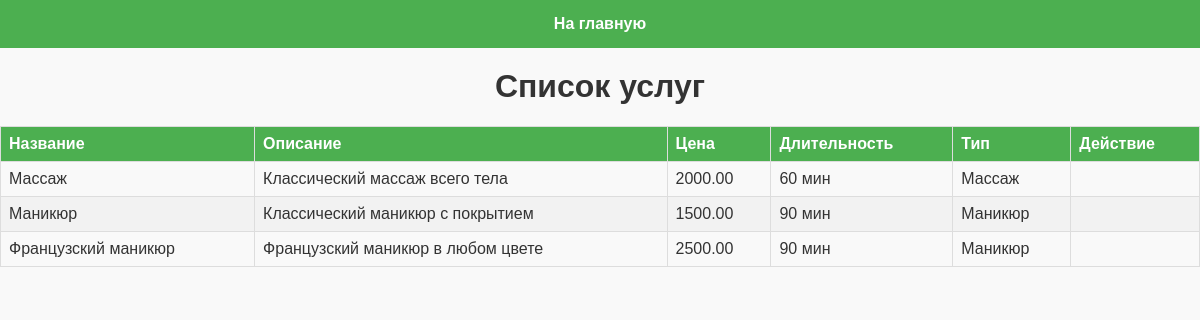
Before: /view-services/ (signed in) with the older database file.
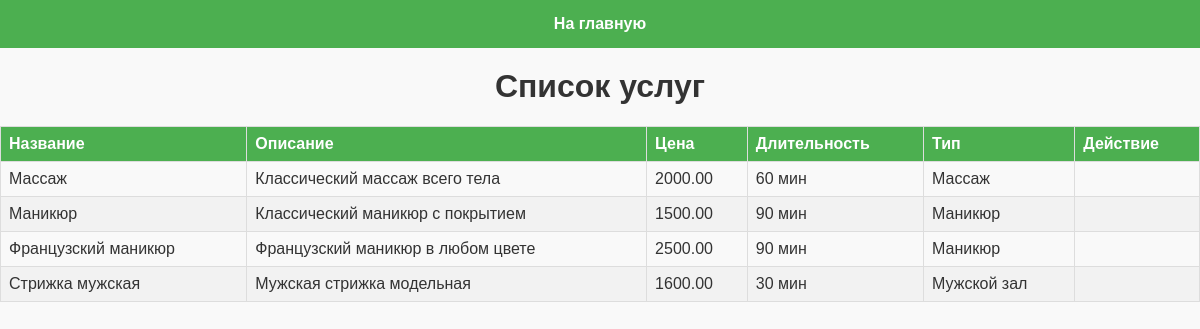
After: the same page with the newer database file.
### spa_salon_services/models.py (models this page shows, shortened)
class SpaService(models.Model):
    name = models.CharField(max_length=100)
    description = models.TextField()
    price = models.DecimalField(max_digits=10, decimal_places=2, default=0.00)  # Значение по умолчанию для цены
    duration = models.IntegerField(default=30)  # Значение по умолчанию для продолжительности в минутах
    service_type = models.CharField(max_length=100, default='Общий');  # Значение по умолчанию для типа услуги

### spa_salon_services/views.py (the view)
# urls.py: path('view-services/', views.view_spa_services, name='view_spa_services'),  # Маршрут для просмотра услуг
@login_required
def view_spa_services(request):
    services = SpaService.objects.all()  # Получаем список всех услуг
    return render(request, 'services/view_spa_services.html', {'services': services})

### spa_salon_services/templates/services/view_spa_services.html (shortened to what this page needs)
{% load static %}
<!DOCTYPE html>
<html lang="ru">
<head>
    <link rel="stylesheet" href="{% static 'css/style_for_table.css' %}">
    <link rel="stylesheet" href="{% static 'css/style2.css' %}">
</head>
<body style="
    background-image: url('https://bogatyr.club/uploads/posts/2023-02/1675476878_bogatyr-club-p-pioni-svetlie-fon-vkontakte-1.jpg');
    background-size: cover;
    background-position: center;
    background-repeat: no-repeat;
    margin: 0; /* Убирает отступы по умолчанию */
    height: 100vh; /* Заставляет тело занимать всю высоту экрана */
">
<nav>
        <a href="{% url 'home' %}">На главную</a>
</nav>
    <h1>Список услуг</h1>
    <table>
        <thead>
            <tr>
                <th>Название</th>
                <th>Описание</th>
                <th>Цена</th>
                <th>Длительность</th>
                <th>Тип</th>
                <th>Действие</th>
            </tr>
        </thead>
        <tbody>
            {% for service in services %}
            <tr>
                <td>{{ service.name }}</td>
                <td>{{ service.description }}</td>
                <td>{{ service.price }}</td>
                <td>{{ service.duration }} мин</td>
                <td>{{ service.service_type }}</td>
                <td>
                </td>
            </tr>
            {% empty %}
            <tr>
                <td colspan="5">Нет доступных услуг.</td>
            </tr>
            {% endfor %}
        </tbody>
    </table>
</body>
</html>

Changed rows visible on the page:
added SpaService: name "Стрижка мужская", description "Мужская стрижка модельная", price "1600.00", duration "30", service_type "Мужской зал"
